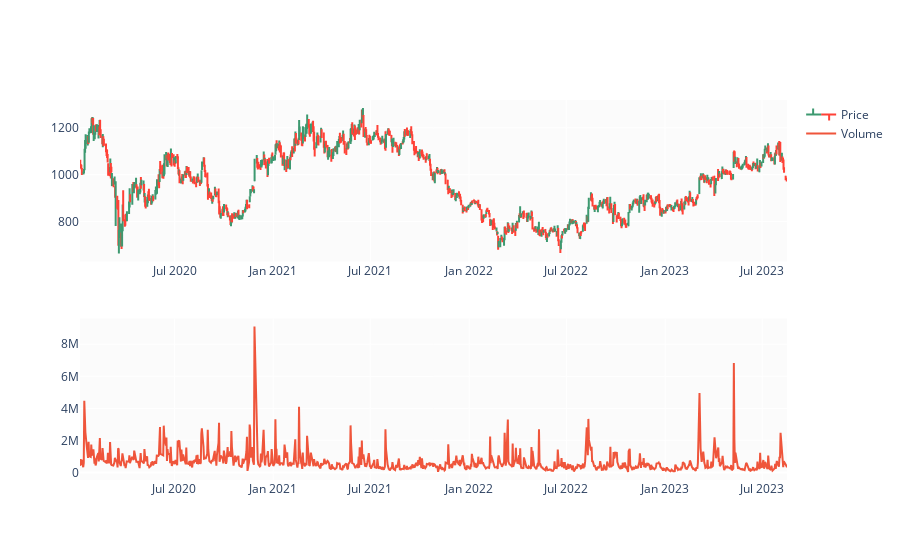

Notebook code cell kept with this figure:
### Code cell
fig = make_subplots(rows=2, cols=1)
27,2119.949951,2119.949951,2086.199951,2105.500000,2020.358887,2349001

fig.add_trace(go.Ohlc(x=df.Date,
                      open=df.Open,
                      high=df.High,
                      low=df.Low,
                      close=df.Close,
                      name='Price'), row=1, col=1)

fig.add_trace(go.Scatter(x=df.Date, y=df.Volume, name='Volume'), row=2, col=1)

fig.update(layout_xaxis_rangeslider_visible=False)
fig.show()

### Figure 1 — Plotly figure (JSON) as saved in the notebook; plotly's stock layout.template omitted (floating-point values rounded to 4 significant figures; data arrays with more than 128 entries replaced by an {"elided": "..."} marker saying what was removed)
{"data": [{"close": {"elided": "898 float values"}, "high": {"elided": "898 float values"}, "low": {"elided": "898 float values"}, "name": "Price", "open": {"elided": "898 float values"}, "type": "ohlc", "x": {"elided": "898 str values"}, "xaxis": "x", "yaxis": "y"}, {"name": "Volume", "type": "scatter", "x": {"elided": "898 str values"}, "xaxis": "x2", "y": {"elided": "898 int values"}, "yaxis": "y2"}], "layout": {"xaxis": {"anchor": "y", "domain": [0, 1], "rangeslider": {"visible": false}}, "xaxis2": {"anchor": "y2", "domain": [0, 1]}, "yaxis": {"anchor": "x", "domain": [0.575, 1]}, "yaxis2": {"anchor": "x2", "domain": [0, 0.425]}}}
